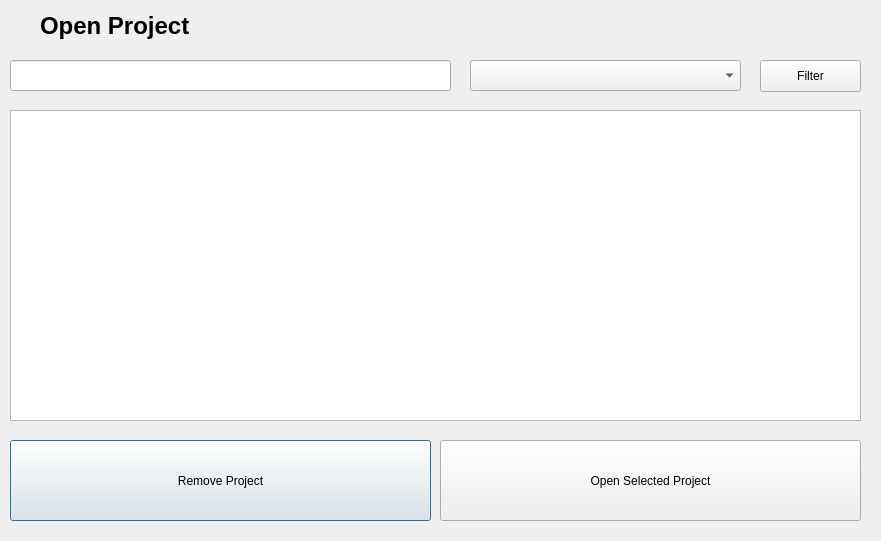
<?xml version="1.0" encoding="UTF-8"?>
<ui version="4.0">
 <class>OpenProject</class>
 <widget class="QDialog" name="OpenProject">
  <property name="geometry">
   <rect>
    <x>0</x>
    <y>0</y>
    <width>881</width>
    <height>541</height>
   </rect>
  </property>
  <property name="windowTitle">
   <string>Dialog</string>
  </property>
  <widget class="QPushButton" name="cmdProjectDel">
   <property name="geometry">
    <rect>
     <x>10</x>
     <y>440</y>
     <width>421</width>
     <height>81</height>
    </rect>
   </property>
   <property name="text">
    <string>Remove Project</string>
   </property>
  </widget>
  <widget class="QPushButton" name="cmdOpenProject">
   <property name="geometry">
    <rect>
     <x>440</x>
     <y>440</y>
     <width>421</width>
     <height>81</height>
    </rect>
   </property>
   <property name="text">
    <string>Open Selected Project</string>
   </property>
  </widget>
  <widget class="QListWidget" name="lstProjects">
   <property name="geometry">
    <rect>
     <x>10</x>
     <y>110</y>
     <width>851</width>
     <height>311</height>
    </rect>
   </property>
  </widget>
  <widget class="QComboBox" name="cbFilter">
   <property name="geometry">
    <rect>
     <x>470</x>
     <y>60</y>
     <width>271</width>
     <height>31</height>
    </rect>
   </property>
  </widget>
  <widget class="QLabel" name="label">
   <property name="geometry">
    <rect>
     <x>40</x>
     <y>10</y>
     <width>311</width>
     <height>31</height>
    </rect>
   </property>
   <property name="font">
    <font>
     <pointsize>18</pointsize>
     <weight>75</weight>
     <bold>true</bold>
    </font>
   </property>
   <property name="text">
    <string>Open Project</string>
   </property>
  </widget>
  <widget class="QLineEdit" name="txtFilter">
   <property name="geometry">
    <rect>
     <x>10</x>
     <y>60</y>
     <width>441</width>
     <height>31</height>
    </rect>
   </property>
  </widget>
  <widget class="QPushButton" name="cmdFilter">
   <property name="geometry">
    <rect>
     <x>760</x>
     <y>60</y>
     <width>101</width>
     <height>32</height>
    </rect>
   </property>
   <property name="text">
    <string>Filter</string>
   </property>
  </widget>
 </widget>
 <resources/>
 <connections/>
</ui>
